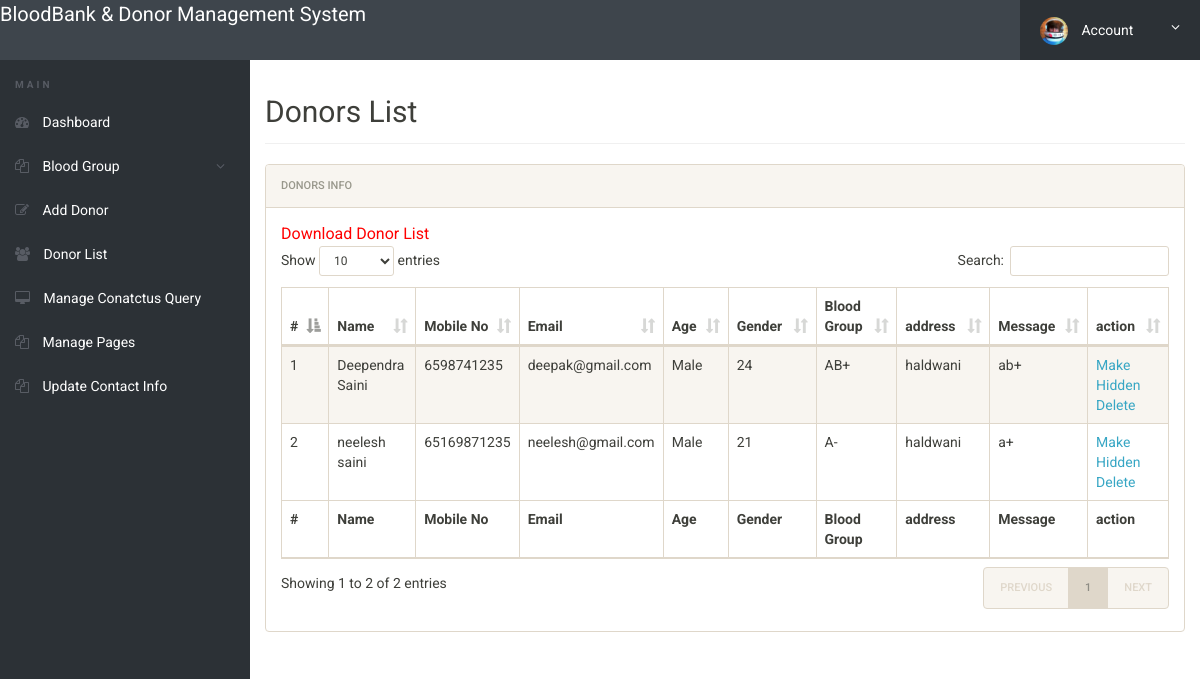
/bbdms/admin/donor-list.php (signed in), run on the app's committed database.
### tables this page shows
CREATE TABLE `tblblooddonars` (
  `id` int(11) NOT NULL,
  `FullName` varchar(100) DEFAULT NULL,
  `MobileNumber` char(11) DEFAULT NULL,
  `EmailId` varchar(100) DEFAULT NULL,
  `Gender` varchar(20) DEFAULT NULL,
  `Age` int(11) DEFAULT NULL,
  `BloodGroup` varchar(20) DEFAULT NULL,
  `Address` varchar(255) DEFAULT NULL,
  `Message` mediumtext DEFAULT NULL,
  `PostingDate` timestamp NOT NULL DEFAULT current_timestamp(),
  `status` int(1) DEFAULT NULL
);

### bbdms/admin/donor-list.php (the view, shortened to what this page needs)
<?php
include('includes/config.php');
if(strlen($_SESSION['alogin'])==0)
	{
header('location:index.php');
}
else{
 ?>
<!doctype html>
<html lang="en" class="no-js">
<head>
	<link rel="stylesheet" href="css/font-awesome.min.css">
	<link rel="stylesheet" href="css/bootstrap.min.css">
	<link rel="stylesheet" href="css/dataTables.bootstrap.min.css">
	<link rel="stylesheet" href="css/bootstrap-social.css">
	<link rel="stylesheet" href="css/bootstrap-select.css">
	<link rel="stylesheet" href="css/fileinput.min.css">
	<link rel="stylesheet" href="css/awesome-bootstrap-checkbox.css">
	<link rel="stylesheet" href="css/style.css">
</head>
<body>
	<?php include('includes/header.php');?>
	<div class="ts-main-content">
		<?php include('includes/leftbar.php');?>
		<div class="content-wrapper">
			<div class="container-fluid">
				<div class="row">
					<div class="col-md-12">
						<h2 class="page-title">Donors List</h2>
						<div class="panel panel-default">
							<div class="panel-heading">Donors Info</div>
							<div class="panel-body">
				<a href="download-records.php" style="color:red; font-size:16px;">Download Donor List</a>
								<table id="zctb" class="display table table-striped table-bordered table-hover" cellspacing="0" width="100%">
									<thead>
										<tr>
										<th>#</th>
											<th>Name</th>
											<th>Mobile No</th>
											<th>Email</th>
											<th>Age</th>
											<th>Gender</th>
											<th>Blood Group</th>
											<th>address</th>
											<th>Message </th>
											<th>action </th>
										</tr>
									</thead>
									<tfoot>
										<tr>
										<th>#</th>
										<th>Name</th>
											<th>Mobile No</th>
											<th>Email</th>
											<th>Age</th>
											<th>Gender</th>
											<th>Blood Group</th>
											<th>address</th>
											<th>Message </th>
											<th>action </th>
										</tr>
									</tfoot>
									<tbody>
<?php $sql = "SELECT * from  tblblooddonars ";
$query = $dbh -> prepare($sql);
$query->execute();
$results=$query->fetchAll(PDO::FETCH_OBJ);
$cnt=1;
if($query->rowCount() > 0)
{
foreach($results as $result)
{				?>
										<tr>
											<td><?php echo htmlentities($cnt);?></td>
											<td><?php echo htmlentities($result->FullName);?></td>
											<td><?php echo htmlentities($result->MobileNumber);?></td>
											<td><?php echo htmlentities($result->EmailId);?></td>
											<td><?php echo htmlentities($result->Gender);?></td>
											<td><?php echo htmlentities($result->Age);?></td>
											<td><?php echo htmlentities($result->BloodGroup);?></td>
											<td><?php echo htmlentities($result->Address);?></td>
											<td><?php echo htmlentities($result->Message);?></td>
										<td>
<?php if($result->status==1)
{?>
<a href="donor-list.php?hidden=<?php echo htmlentities($result->id);?>" onclick="return confirm('Do you really want to hiidden this detail')"> Make Hidden</a>
<?php } else {?>
<a href="donor-list.php?public=<?php echo htmlentities($result->id);?>" onclick="return confirm('Do you really want to Public this detail')"> Make Public</a>
<?php } ?>
<a href="donor-list.php?del=<?php echo htmlentities($result->id);?>" onclick="return confirm('Do you really want to delete this record')"> Delete</a>
</td>
										</tr>
										<?php $cnt=$cnt+1; }} ?>
									</tbody>
								</table>
							</div>
						</div>
					</div>
				</div>
			</div>
		</div>
	</div>
</body>
</html>
<?php } ?>

### bbdms/admin/css/style.css (style rules this page uses)
html { font-size: 14px; }
@media only screen and (min-width: 480px) { html { font-size: 17px; } }
@media only screen and (min-width: 768px) { html { font-size: 14px; } }
body { font-size: 1em; }
a { color: #37a6c4; }
.panel { overflow: hidden; }
.page-title { padding-bottom: 15px; margin-bottom: 20px; border-bottom: 1px solid #f0f0f0; }
.ts-main-content .content-wrapper { padding-top: 15px; margin-top: 60px; }
@media only screen and (min-width: 992px) { .ts-main-content .content-wrapper { margin-left: 250px; } }

### data on the page
tblblooddonars: FullName "Deependra Saini", MobileNumber "6598741235", EmailId "deepak@gmail.com", Gender "Male", Age "24", BloodGroup "AB+", Address "haldwani", Message "ab+"
tblblooddonars: FullName "neelesh saini", MobileNumber "65169871235", EmailId "neelesh@gmail.com", Gender "Male", Age "21", BloodGroup "A-", Address "haldwani", Message "a+"
